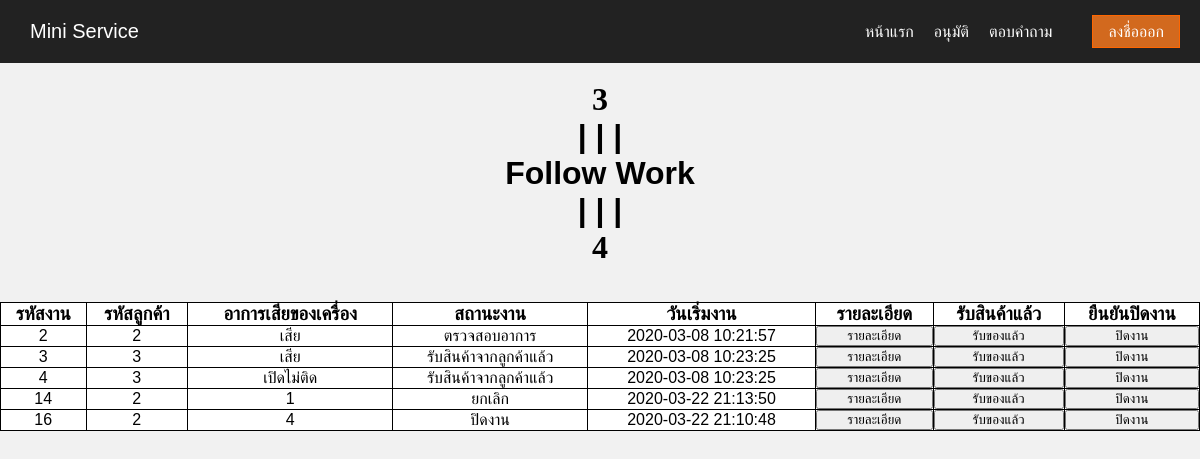
/PAGESTAFF/index.php, run on the app's committed database.
### tables this page shows
CREATE TABLE `tbljob` (
  `job_id` int(10) NOT NULL,
  `cus_id` int(10) NOT NULL,
  `sn` varchar(50) NOT NULL,
  `type_product` varchar(25) NOT NULL,
  `product_name` varchar(25) NOT NULL,
  `product_model` varchar(25) NOT NULL,
  `accessory` varchar(100) NOT NULL,
  `symptoms` varchar(100) NOT NULL,
  `image` text NOT NULL,
  `status_id` int(10) NOT NULL,
  `date_jobstart` datetime NOT NULL,
  `date_jobend` datetime NOT NULL
);

CREATE TABLE `tblstatus` (
  `status_id` int(10) NOT NULL,
  `status_name` varchar(25) NOT NULL
);

### PAGESTAFF/index.php (called while the page is built, shortened)
<?php
    require "3.Follow-work.php";?>
 <?php
    require "../footer.ini.php";

### PAGESTAFF/3.Follow-work.php (the view, shortened to what this page needs)
<?php
$con =new mysqli(CONF_DB_HOST,CONF_DB_USERNAME,CONF_DB_PASSWORD,CONF_DB_NAME);
$con->set_charset("utf8");
 ?>
 <div id="update">
  <br>
<center><h1><MARQUEE behavior=alternate direction=left scrollAmount=3 width="4%"><font face=Webdings>3</font></MARQUEE><MARQUEE scrollAmount=1 direction=left width="2%">| | |</MARQUEE>&nbsp;Follow Work&nbsp;<MARQUEE scrollAmount=1 direction=right width="2%">| | |</MARQUEE><MARQUEE behavior=alternate direction=right scrollAmount=3 width="4%"><font face=Webdings>4</font></MARQUEE></h1></center>
<br>
<br>
<div id="content"  style="float: center;">
  <center>
      <center><table  border="1" cellspacing ="0" id="t1">
          <tr>
              <td><h3>รหัสงาน</font></h3></td>
              <td><h3>รหัสลูกค้า</font></h3></td>
              <td><h3>อาการเสียของเครื่อง</font></h3></td>
              <td><h3>สถานะงาน</font></h3></td>
              <td><h3>วันเริ่มงาน</font></h3></td>
              <td><h3>รายละเอียด</font></h3></td>
              <td><h3>รับสินค้าแล้ว</font></h3></td>
              <td><h3>ยืนยันปิดงาน</font></h3></td>
          </tr></center>
<?php
$sql="SELECT a.job_id , a.cus_id , a.symptoms , b.status_name , a.date_jobstart FROM tbljob a
INNER JOIN tblstatus b ON a.status_id = b.status_id
WHERE a.status_id  NOT LIKE '1'";
$result = $con->query($sql);
while($row=mysqli_fetch_assoc($result)){
    ?>
    <tbody id="t1">
        <td> <?php echo $row['job_id']; ?> </td>
        <td> <?php echo $row['cus_id']; ?> </td>
        <td> <?php echo $row['symptoms']; ?> </td>
        <td> <?php echo $row['status_name']; ?> </td>
        <td> <?php echo $row['date_jobstart']; ?> </td>
        <td>
            <form action="4.Details.php" method="post">
            <input type="submit"  value="รายละเอียด"style="width:100%">
            </form>
        </td>
        <td>
            <form action="upproduct.php" method="post">
            <input type="submit"  value="รับของแล้ว"style="width:100%">
            </form>
        </td>
        <td>
            <?php
                if($row["status_name"] = 'จบงานซ่อม'){
            ?>
                <form action="closework.php" method="post">
                    <input type="submit"  value="ปิดงาน"style="width:100%">
                </form>
            <?php
                }
            ?>
        </td>
    </tbody>
<?php
        }
  ?>
    </center>
    <?php
require "../footer.ini.php";

### css/menu.css (style rules this page uses)
* { margin: 0; padding: 0; box-sizing: border-box; }
body { font-family: Arial, Helvetica, sans-serif; background: #f1f1f1; }

### PAGESTAFF/3.Follow-work.php (style rules this page uses)
table#t1 { width:100%; }
table#t1, th#t1, td#t1 { border: 1px solid black; border-collapse: collapse; padding: 10px; text-align: center; }
table#t1 tr:nth-child(odd) { background-color: #fff; }
table#t1 tr { background-color: black; }

### data on the page
tbljob: job_id "2", cus "2", symptoms "เสีย", status.status_name "ตรวจสอบอาการ", date_jobstart "2020-03-08 10:21:57"
tbljob: job_id "3", cus "3", symptoms "เสีย", status.status_name "รับสินค้าจากลูกค้าแล้ว", date_jobstart "2020-03-08 10:23:25"
tbljob: job_id "4", cus "3", symptoms "เปิดไม่ติด", status.status_name "รับสินค้าจากลูกค้าแล้ว", date_jobstart "2020-03-08 10:23:25"
tbljob: job_id "14", cus "2", symptoms "1", status.status_name "ยกเลิก", date_jobstart "2020-03-22 21:13:50"
tbljob: job_id "16", cus "2", symptoms "4", status.status_name "ปิดงาน", date_jobstart "2020-03-22 21:10:48"
